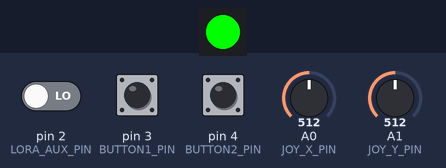
The sketch below on a simulated Arduino Mega 2560, built with avr-gcc and run on an emulated ATmega2560. Parts: 1 RGB LEDs in strip order, left to right. The test bench sets the inputs (shaded band); at power-on: pin 2 (LORA_AUX_PIN) LOW, pin 3 (BUTTON1_PIN) HIGH, pin 4 (BUTTON2_PIN) HIGH, A0 (JOY_X_PIN) = 512, A1 (JOY_Y_PIN) = 512.

Above: at 0.1 s.
At 1.0 s:
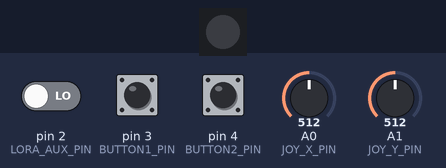
Timing chart, 0 to 2.5 s (numbered marks = the images above):
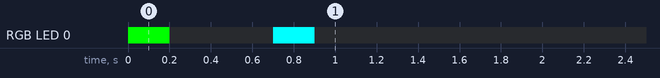

The sketch:

tranciver.ino
```cpp
//Передатчик
#define ARDUINO_USB_MODE 1

#include <Arduino.h>
#include <Adafruit_NeoPixel.h>

// Светодиод
#define LED_PIN 16
#define LED_COUNT 1
Adafruit_NeoPixel pixel(LED_COUNT, LED_PIN, NEO_GRB + NEO_KHZ800);

// Пины управления
#define LORA_AUX_PIN 2       // Пин AUX LoRa-модуля
#define BUTTON1_PIN 3        // Первая кнопка (реле 1)
#define BUTTON2_PIN 4        // Вторая кнопка (реле 2)
#define JOY_X_PIN A0         // Джойстик X
#define JOY_Y_PIN A1         // Джойстик Y

// Настройки передачи
#define TX_INTERVAL_MS 50
#define AUX_WAIT_TIMEOUT 200
#define JOYSTICK_DEADZONE 10
#define IDLE_TIMEOUT_MS 3000

// Структура пакета
#pragma pack(push, 1)
struct ControlPacket {
  uint8_t header = 0x55;
  uint8_t x;
  uint8_t y;
  uint8_t button1;
  uint8_t button2;
  uint8_t checksum;
};
#pragma pack(pop)

// Состояние
uint32_t lastTxTime = 0;
uint32_t lastActivityTime = 0;
bool isTransmitting = true;

void waitForLORAReady() {
  uint32_t start = millis();
  while (digitalRead(LORA_AUX_PIN) == LOW) {
    if (millis() - start > AUX_WAIT_TIMEOUT) break;
    delay(1);
  }
}

uint8_t calculateChecksum(const ControlPacket& pkt) {
  return pkt.x ^ pkt.y ^ pkt.button1 ^ pkt.button2;
}

bool isInZeroPosition(uint8_t x, uint8_t y, uint8_t b1, uint8_t b2) {
  return (abs(x - 128) < JOYSTICK_DEADZONE) &&
         (abs(y - 128) < JOYSTICK_DEADZONE) &&
         b1 == 0 && b2 == 0;
}

void setup() {
  pinMode(BUTTON1_PIN, INPUT_PULLUP);
  pinMode(BUTTON2_PIN, INPUT_PULLUP);
  pinMode(LORA_AUX_PIN, INPUT);

  pixel.begin();
  pixel.setPixelColor(0, pixel.Color(0, 255, 0));
  pixel.show();
  delay(200);
  pixel.clear();
  pixel.show();

  Serial1.begin(9600);
  delay(500);

  pixel.setPixelColor(0, pixel.Color(0, 255, 255));
  pixel.show();
  delay(200);
  pixel.clear();
  pixel.show();
}

void loop() {
  ControlPacket pkt;
  pkt.x = map(analogRead(JOY_X_PIN), 0, 1023, 0, 255);
  pkt.y = map(analogRead(JOY_Y_PIN), 0, 1023, 0, 255);
  pkt.button1 = !digitalRead(BUTTON1_PIN);
  pkt.button2 = !digitalRead(BUTTON2_PIN);
  pkt.checksum = calculateChecksum(pkt);

  if (!isInZeroPosition(pkt.x, pkt.y, pkt.button1, pkt.button2)) {
    lastActivityTime = millis();
    if (!isTransmitting) isTransmitting = true;
  }

  if (isTransmitting && millis() - lastActivityTime > IDLE_TIMEOUT_MS) {
    isTransmitting = false;
  }

  if (isTransmitting && millis() - lastTxTime >= TX_INTERVAL_MS) {
    if (digitalRead(LORA_AUX_PIN) == HIGH) {
      Serial1.write((uint8_t*)&pkt, sizeof(pkt));
      waitForLORAReady();
      lastTxTime = millis();
    }
  }

  delay(10);
}
```
